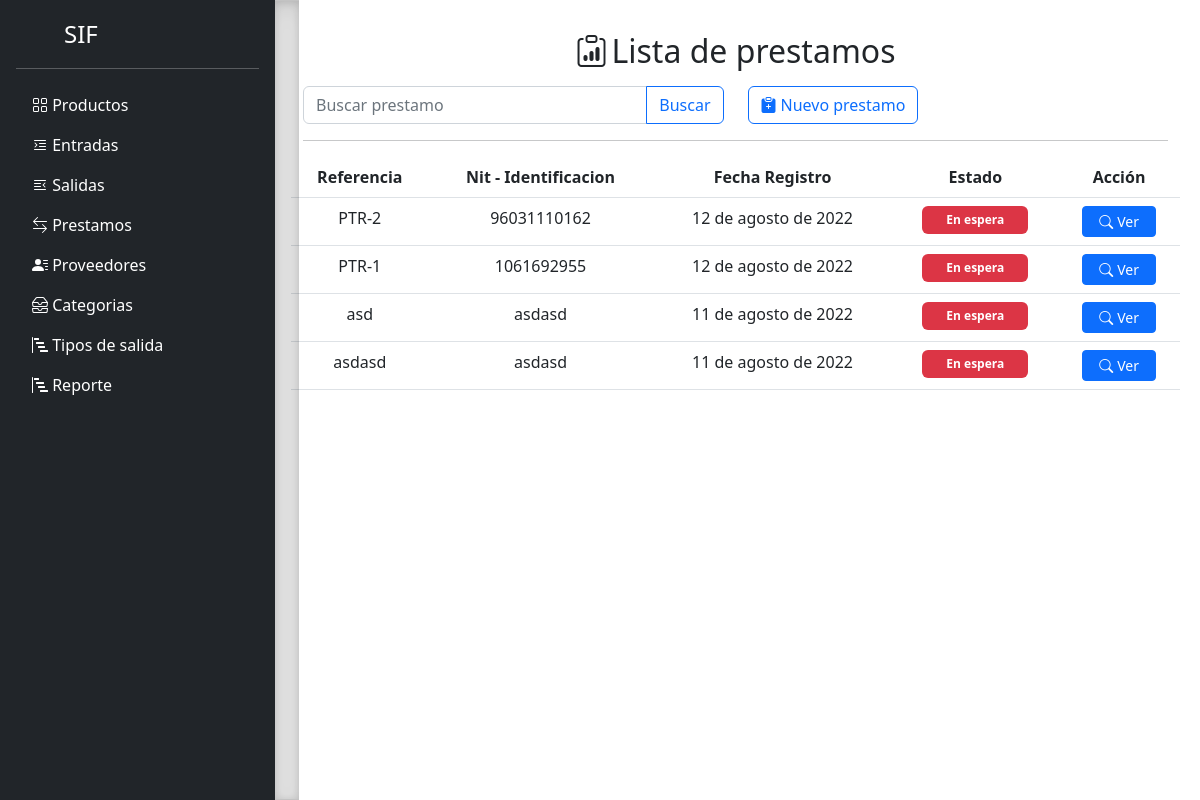
Page /product/loan-product-list/ on the committed database.
### product/models.py (models this page shows, shortened)
class ProductLoan(BaseModel):
    reference = models.CharField(max_length=50, blank=False,null=False, unique=True)
    identifier = models.CharField(max_length= 50, blank=False, null=False)
    name_client = models.CharField(max_length=50, blank=False, null= False)
    description = models.TextField(blank=True, null= True)
    in_wait = models.BooleanField(default=True)
    class Meta:
        verbose_name = "Prestamo de producto"
        verbose_name_plural = "Prestamos de producto"
        ordering = ['-id']

### product/views/product_loan_view.py (the view)
# urls.py: path('loan-product-list/',ProductLoanListView.as_view(), name = 'loan_list'),
class ProductLoanListView(ListView):
	model = ProductLoan
	template_name = 'prestamo/lista_prestamo.html'
	def get_context_data(self, **kwargs):
		context = super().get_context_data(**kwargs)
		context["form"] = ProductLoanForm
		return context

### product/templates/prestamo/lista_prestamo.html (shortened to what this page needs)
{% extends 'core/base.html' %}
{% load static %}
{% block content %}
<h2 class="d-flex justify-content-center pb-2"><i class="bi bi-clipboard-data pe-1"></i> Lista de prestamos </h2>
<div class="row">
	<div class="input-group col">
		<input type="text" class="form-control" placeholder="Buscar prestamo"
			aria-describedby="btn_search">
		<button class="btn btn-outline-primary" type="button" id="btn_search">Buscar</button>
	</div>
	<div class="d-grid gap-2 col d-md-flex">
        <button type="button" class="btn btn-outline-primary d-inline-flex " onclick='lanzar_formulario()'>
            <i class="bi bi-clipboard-plus-fill pe-1"></i> Nuevo prestamo
        </button>
	</div>
</div>
<hr>
<div class="row" >
    <table class="table ">
        <thead>
            <tr class="text-center">
                <th scope="col">Referencia</th>
                <th scope="col">Nit - Identificacion</th>
                <th scope="col" >Fecha Registro</th>
                <th scope="col" >Estado</th>
                <th scope="col" >Acción</th>
            </tr>
        </thead>
        <tbody id='lista_prestamos'>
            {%for prestamo in object_list%}
            <tr class="text-center" id='row_{{prestamo.id}}'>
                <td>{{prestamo.reference}}</td>
                <td>{{prestamo.identifier}}</td>
                <td>{{prestamo.created_date}}</td>
                {% if  prestamo.in_wait %}
					<td id='estado_prestamo_{{prestamo.id}}'><span class="badge bg-danger px-4 py-2 ">En espera</span></td>
                {% else %}
					<td id='estado_prestamo_{{prestamo.id}}'><span class="badge bg-success px-4 py-2 ">Recibido</span></td>
                {% endif %}
                <td>
                    <button type="button" class="btn btn-primary btn-sm d-inline-flex  px-3 " onclick='detalle_prestamo({{prestamo.id}})'>
                        <i class="bi bi-search pe-1"></i> Ver
                    </button>
                </td>
            </tr>
            {%endfor%}
        </tbody>
    </table>
</div>
{% endblock content %}

### core/static/css/style.css (style rules this page uses)
.bi { vertical-align: -.125em; fill: currentColor; }
body { min-height: 100vh; min-height: -webkit-fill-available; }
html { height: -webkit-fill-available; }

### rows in the picture
ProductLoan: reference "PTR-2", identifier "96031110162", created_date "12 de agosto de 2022"
ProductLoan: reference "PTR-1", identifier "1061692955", created_date "12 de agosto de 2022"
ProductLoan: reference "asd", identifier "asdasd", created_date "11 de agosto de 2022"
ProductLoan: reference "asdasd", identifier "asdasd", created_date "11 de agosto de 2022"
